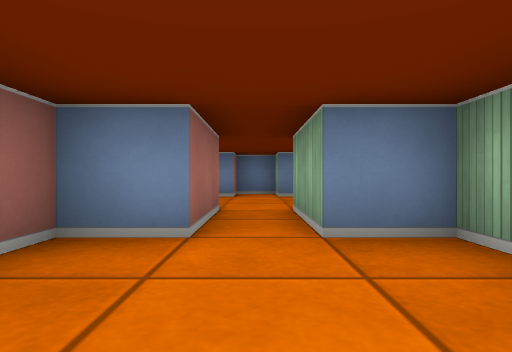
View 1 (above)

14 first-person views from a walk through a cub3D ray-caster map. The camera is about half as high as the walls, looks level and sees 75° across. The floor is counted in squares. Each view is taken from the middle of a square. On the plan, view 1 faces up. The plan holds only what a view shows up to about 9 squares ahead; the rest is blank.

View 2
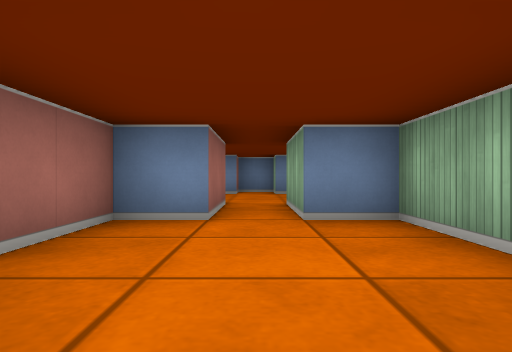

View 3
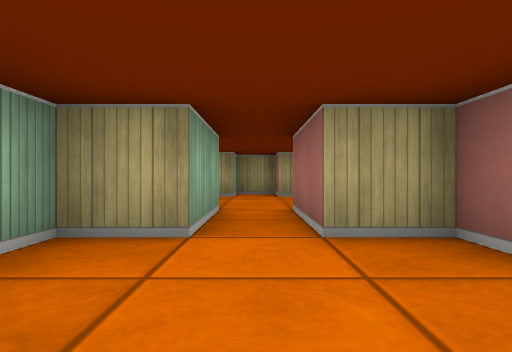

View 4
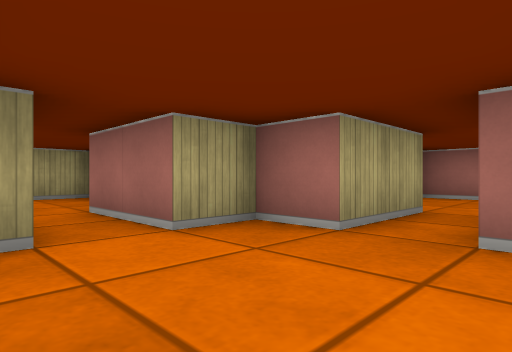

View 5
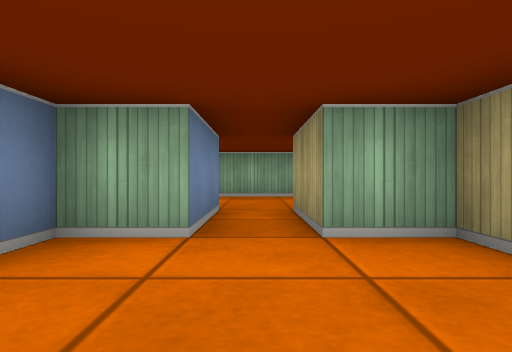

View 6
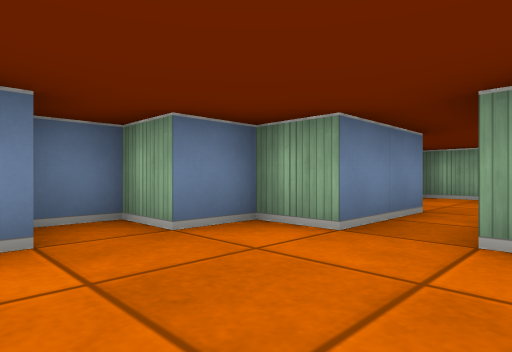

View 7
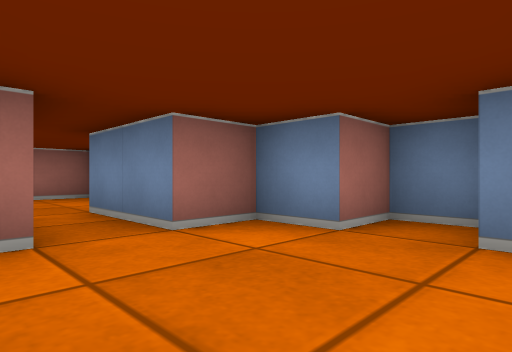

View 8
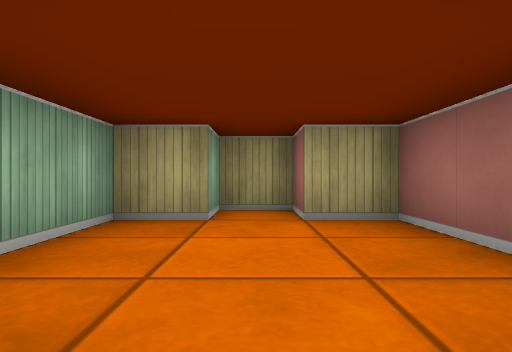

View 9
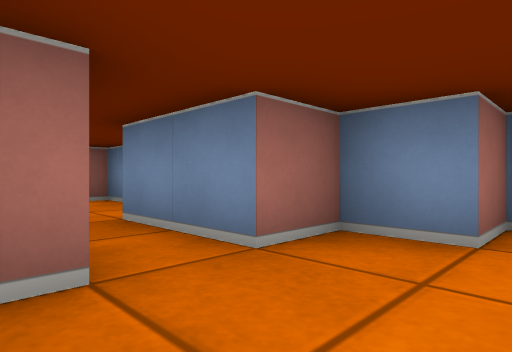

View 10
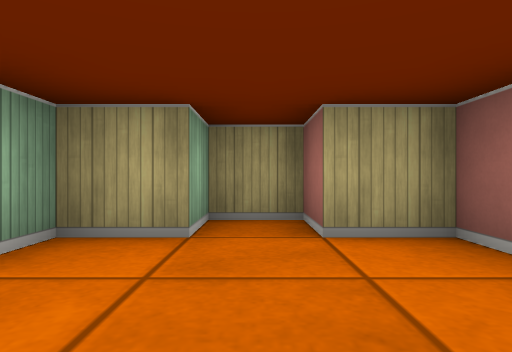

View 11
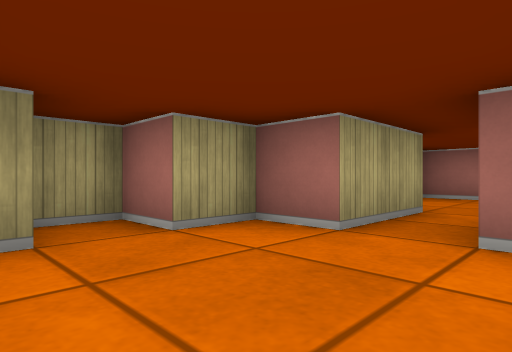

View 12
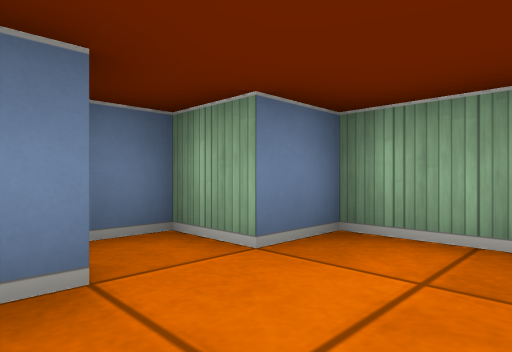

View 13
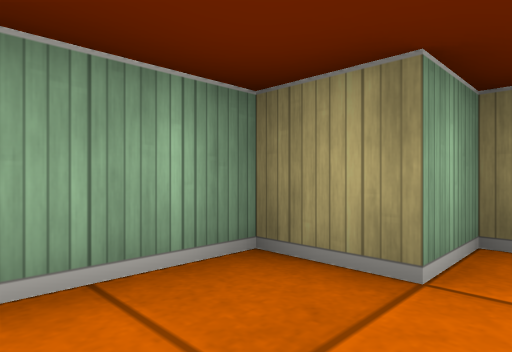

View 14
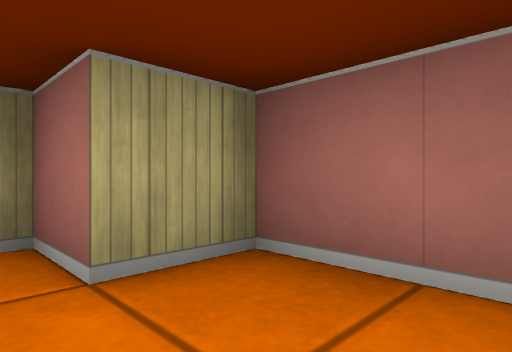

### Floor plan
Ten units are one square. View 1 is at (0, 0); x grows to the right and y downward. Boxes are objects, and circles mark ways between rooms. Rooms are numbered by the first view taken in them; rooms with no view inside come last. Other rooms are left out.
<svg viewBox="-90 -90 110 110">
<path fill="none" stroke="#000" d="M-5 -25 -15 -25 -15 5 -5 5 -5 15 5 15 5 5 15 5 15 -25 5 -25M-35 -55 -15 -55 -15 -45 -5 -45 -5 -25M5 -25 5 -45 15 -45 15 -75 5 -75 5 -85 -5 -85 -5 -75 -15 -75 -15 -65 -35 -65M-35 -65 -35 -75 -45 -75 -45 -85 -55 -85 -55 -75 -65 -75 -65 -65 -85 -65M-85 -55 -65 -55 -65 -45 -55 -45 -55 -35 -45 -35 -45 -45 -35 -45 -35 -55"/>
<circle cx="0" cy="-35" r="3" fill="#2a7"/>
<circle cx="-25" cy="-60" r="3" fill="#2a7"/>
<text x="0" y="-10">1</text>
<text x="0" y="-60">2</text>
<text x="-50" y="-60">3</text>
</svg>
Room 1 opens to room 2. Room 2 opens to room 3.

Where each view was taken, in squares from view 1:
view 1: 0 up, 0 right, facing up
view 2: 1 down, 0 right, facing up
view 3: 7 up, 0 right, facing down
view 4: 7 up, 1 right, facing down-left
view 5: 6 up, 6 left, facing right
view 6: 5 up, 6 left, facing up-right
view 7: 5 up, 4 left, facing up-left
view 8: 3 up, 0 right, facing down
view 9: 5 up, 0 right, facing up-left
view 10: 7 up, 5 left, facing down
view 11: 7 up, 4 left, facing down-left
view 12: 6 up, 1 left, facing up-right
view 13: 1 up, 0 right, facing down-right
view 14: 1 up, 0 right, facing down-left
